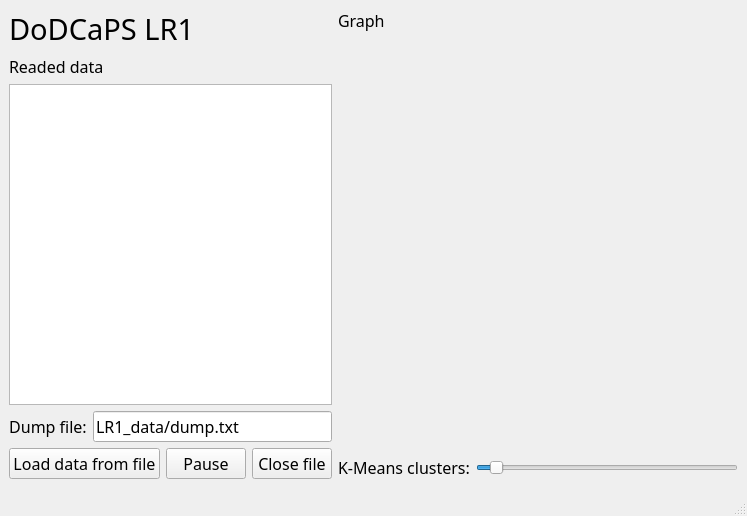
<?xml version="1.0" encoding="UTF-8"?>
<!--
This is free and unencumbered software released into the public domain.

Anyone is free to copy, modify, publish, use, compile, sell, or
distribute this software, either in source code form or as a compiled
binary, for any purpose, commercial or non-commercial, and by any
means.

In jurisdictions that recognize copyright laws, the author or authors
of this software dedicate any and all copyright interest in the
software to the public domain. We make this dedication for the benefit
of the public at large and to the detriment of our heirs and
successors. We intend this dedication to be an overt act of
relinquishment in perpetuity of all present and future rights to this
software under copyright law.

THE SOFTWARE IS PROVIDED "AS IS", WITHOUT WARRANTY OF ANY KIND,
EXPRESS OR IMPLIED, INCLUDING BUT NOT LIMITED TO THE WARRANTIES OF
MERCHANTABILITY, FITNESS FOR A PARTICULAR PURPOSE AND NONINFRINGEMENT.
IN NO EVENT SHALL THE AUTHORS BE LIABLE FOR ANY CLAIM, DAMAGES OR
OTHER LIABILITY, WHETHER IN AN ACTION OF CONTRACT, TORT OR OTHERWISE,
ARISING FROM, OUT OF OR IN CONNECTION WITH THE SOFTWARE OR THE USE OR
OTHER DEALINGS IN THE SOFTWARE.

For more information, please refer to <https://unlicense.org>
 -->
<ui version="4.0">
 <class>MainWindow</class>
 <widget class="QMainWindow" name="MainWindow">
  <property name="geometry">
   <rect>
    <x>0</x>
    <y>0</y>
    <width>724</width>
    <height>516</height>
   </rect>
  </property>
  <property name="font">
   <font>
    <family>Calibri Light</family>
    <pointsize>12</pointsize>
   </font>
  </property>
  <property name="windowTitle">
   <string>DoDCaPS LR1</string>
  </property>
  <widget class="QWidget" name="centralwidget">
   <layout class="QGridLayout" name="gridLayout">
    <item row="0" column="0">
     <widget class="QLabel" name="label">
      <property name="sizePolicy">
       <sizepolicy hsizetype="Fixed" vsizetype="Fixed">
        <horstretch>0</horstretch>
        <verstretch>0</verstretch>
       </sizepolicy>
      </property>
      <property name="font">
       <font>
        <pointsize>22</pointsize>
       </font>
      </property>
      <property name="text">
       <string>DoDCaPS LR1</string>
      </property>
     </widget>
    </item>
    <item row="0" column="1" rowspan="3">
     <layout class="QVBoxLayout" name="verticalLayout_4">
      <item>
       <widget class="QLabel" name="label_26">
        <property name="sizePolicy">
         <sizepolicy hsizetype="Preferred" vsizetype="Fixed">
          <horstretch>0</horstretch>
          <verstretch>0</verstretch>
         </sizepolicy>
        </property>
        <property name="text">
         <string>Graph</string>
        </property>
       </widget>
      </item>
      <item>
       <widget class="PlotWidget" name="graphWidget" native="true">
        <property name="sizePolicy">
         <sizepolicy hsizetype="Expanding" vsizetype="Expanding">
          <horstretch>0</horstretch>
          <verstretch>0</verstretch>
         </sizepolicy>
        </property>
        <property name="minimumSize">
         <size>
          <width>400</width>
          <height>400</height>
         </size>
        </property>
        <property name="maximumSize">
         <size>
          <width>16777215</width>
          <height>16777215</height>
         </size>
        </property>
       </widget>
      </item>
      <item>
       <layout class="QHBoxLayout" name="horizontalLayout_3">
        <item>
         <widget class="QLabel" name="label_3">
          <property name="sizePolicy">
           <sizepolicy hsizetype="Fixed" vsizetype="Fixed">
            <horstretch>0</horstretch>
            <verstretch>0</verstretch>
           </sizepolicy>
          </property>
          <property name="text">
           <string>K-Means clusters:</string>
          </property>
         </widget>
        </item>
        <item>
         <widget class="QSlider" name="slider_clusters">
          <property name="minimum">
           <number>1</number>
          </property>
          <property name="maximum">
           <number>20</number>
          </property>
          <property name="value">
           <number>2</number>
          </property>
          <property name="orientation">
           <enum>Qt::Horizontal</enum>
          </property>
         </widget>
        </item>
       </layout>
      </item>
     </layout>
    </item>
    <item row="1" column="0">
     <layout class="QVBoxLayout" name="verticalLayout_2">
      <item>
       <widget class="QLabel" name="label_4">
        <property name="sizePolicy">
         <sizepolicy hsizetype="Fixed" vsizetype="Fixed">
          <horstretch>0</horstretch>
          <verstretch>0</verstretch>
         </sizepolicy>
        </property>
        <property name="text">
         <string>Readed data</string>
        </property>
       </widget>
      </item>
      <item>
       <widget class="QTableWidget" name="points_table">
        <property name="sizePolicy">
         <sizepolicy hsizetype="Minimum" vsizetype="Expanding">
          <horstretch>0</horstretch>
          <verstretch>0</verstretch>
         </sizepolicy>
        </property>
        <property name="sortingEnabled">
         <bool>true</bool>
        </property>
        <attribute name="horizontalHeaderShowSortIndicator" stdset="0">
         <bool>true</bool>
        </attribute>
        <attribute name="verticalHeaderShowSortIndicator" stdset="0">
         <bool>false</bool>
        </attribute>
       </widget>
      </item>
     </layout>
    </item>
    <item row="2" column="0">
     <layout class="QVBoxLayout" name="verticalLayout">
      <item>
       <layout class="QHBoxLayout" name="horizontalLayout">
        <item>
         <widget class="QLabel" name="label_19">
          <property name="sizePolicy">
           <sizepolicy hsizetype="Fixed" vsizetype="Fixed">
            <horstretch>0</horstretch>
            <verstretch>0</verstretch>
           </sizepolicy>
          </property>
          <property name="text">
           <string>Dump file:</string>
          </property>
          <property name="alignment">
           <set>Qt::AlignCenter</set>
          </property>
         </widget>
        </item>
        <item>
         <widget class="QLineEdit" name="data_file">
          <property name="sizePolicy">
           <sizepolicy hsizetype="Preferred" vsizetype="Fixed">
            <horstretch>0</horstretch>
            <verstretch>0</verstretch>
           </sizepolicy>
          </property>
          <property name="text">
           <string>LR1_data/dump.txt</string>
          </property>
         </widget>
        </item>
       </layout>
      </item>
      <item>
       <layout class="QHBoxLayout" name="horizontalLayout_2">
        <item>
         <widget class="QPushButton" name="btn_load_data">
          <property name="text">
           <string>Load data from file</string>
          </property>
         </widget>
        </item>
        <item>
         <widget class="QPushButton" name="btn_pause">
          <property name="text">
           <string>Pause</string>
          </property>
         </widget>
        </item>
        <item>
         <widget class="QPushButton" name="btn_stop_reading">
          <property name="sizePolicy">
           <sizepolicy hsizetype="Preferred" vsizetype="Fixed">
            <horstretch>0</horstretch>
            <verstretch>0</verstretch>
           </sizepolicy>
          </property>
          <property name="text">
           <string>Close file</string>
          </property>
         </widget>
        </item>
       </layout>
      </item>
     </layout>
    </item>
   </layout>
  </widget>
  <widget class="QMenuBar" name="menubar">
   <property name="geometry">
    <rect>
     <x>0</x>
     <y>0</y>
     <width>724</width>
     <height>21</height>
    </rect>
   </property>
  </widget>
  <widget class="QStatusBar" name="statusbar"/>
 </widget>
 <customwidgets>
  <customwidget>
   <class>PlotWidget</class>
   <extends>QWidget</extends>
   <header>pyqtgraph</header>
   <container>1</container>
  </customwidget>
 </customwidgets>
 <resources/>
 <connections/>
</ui>
